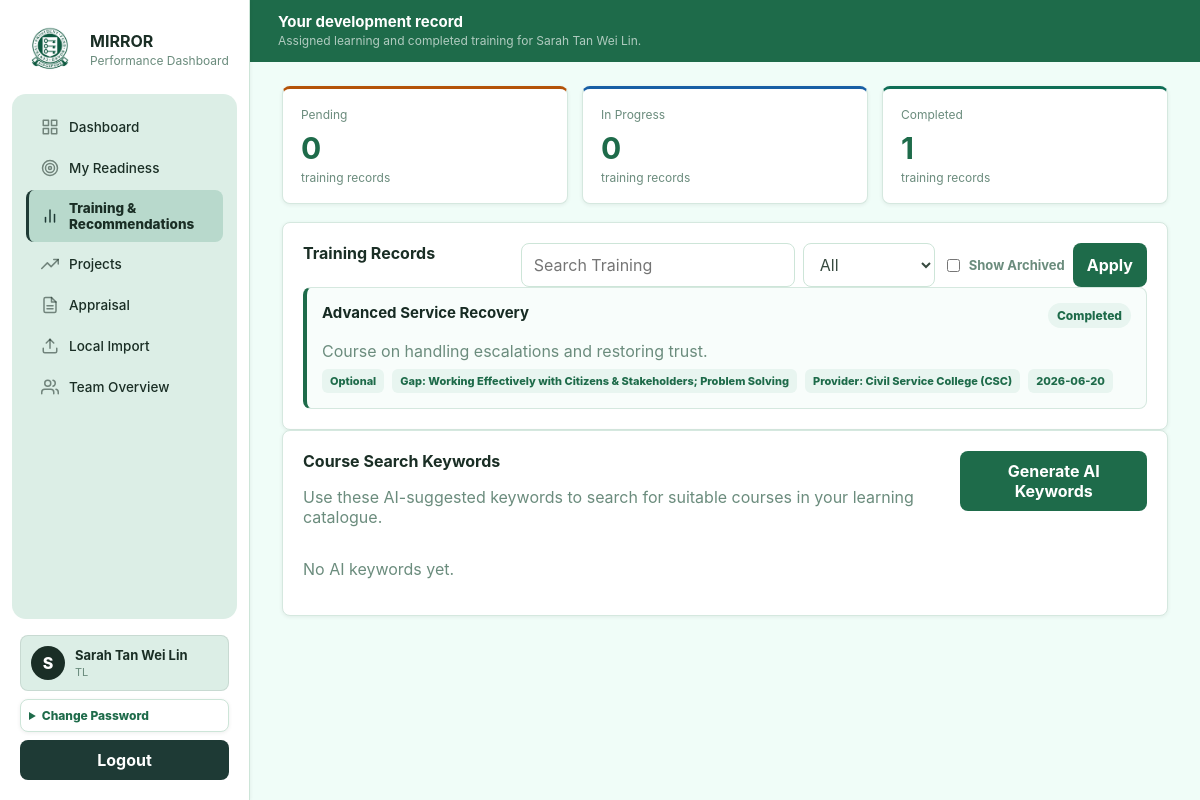
Screenshot of /training (signed in) with the database file from the repository.
### tables this page shows
CREATE TABLE "users" (
              id TEXT PRIMARY KEY,
              username TEXT NOT NULL UNIQUE,
              password_hash TEXT NOT NULL,
              name TEXT NOT NULL,
              role TEXT NOT NULL CHECK (role IN ('CSE', 'TL', 'CSM', 'AH', 'Admin')),
              record_version INTEGER NOT NULL DEFAULT 1,
              updated_at TEXT NOT NULL DEFAULT CURRENT_TIMESTAMP
            );

CREATE TABLE training_records (
  id INTEGER PRIMARY KEY AUTOINCREMENT,
  officer_id TEXT NOT NULL,
  title TEXT NOT NULL,
  provider TEXT NOT NULL DEFAULT '',
  status TEXT NOT NULL CHECK(status IN ('Pending', 'In Progress', 'Completed')),
  assigned_date TEXT,
  completed_date TEXT,
  notes TEXT NOT NULL DEFAULT '',
  updated_at TEXT NOT NULL DEFAULT CURRENT_TIMESTAMP, training_type TEXT NOT NULL DEFAULT 'Optional', description TEXT NOT NULL DEFAULT '', assigned_by TEXT NOT NULL DEFAULT 'CPF Board', competency_gap TEXT NOT NULL DEFAULT '',
  FOREIGN KEY(officer_id) REFERENCES users(id)
);

### app.py (the view)
@app.route("/training")
@login_required
def training_page():
    visible, officer = resolve_visible_officer()
    data = training_for(
        officer["id"],
        search=request.args.get("search", ""),                  ## reads ?search=... from the URL (searchbar)
        status=request.args.get("status", "All"),               ## status reads the dropdown value ("All", "Pending", "In Progress", "Completed")
        show_archived=request.args.get("show_archived") == "1"        ## checks whether archived checkbox was ticked
    )
    data["keyword_recommendations"] = session.get(f"training_keywords_{officer['id']}", [])
    return render_page(
        "training.html",
        users=visible,
        officer=officer,
        data=data,
    )

### app.py (called while the page is built)
def current_user():
    user_id = session.get("user_id")
    return find_user(user_id) if user_id else None

def login_required(fn):
    @wraps(fn)
    def wrapper(*args, **kwargs):
        if not current_user():
            return redirect(url_for("login"))
        return fn(*args, **kwargs)
    return wrapper

def render_page(template_name, **page_data):
    user = current_user()
    page_data["logged_in_user"] = user
    visible = visible_users(user, list_users()) if user else []
    viewed_user_id = session.get("view_as_id")
    viewed_user = find_user(viewed_user_id) if viewed_user_id else user
    nav_user = viewed_user if user and user["role"] == "Admin" and viewed_user and viewed_user["id"] != user["id"] else user
    page_data["viewed_user"] = viewed_user
    page_data["nav_user"] = nav_user
    page_data["viewing_options"] = visible
    return render_template(template_name, **page_data)

def resolve_visible_officer():
    user = current_user()
    users = list_users()
    visible = visible_users(user, users)
    officer_id = (
        request.values.get("officer_id")
        or session.get("view_as_id")
        or user["id"]
    )
    if user["role"] == "CSE":
        officer_id = user["id"]
    officer = find_user(officer_id)
    if officer is None:
        officer = user
    if not can_view_user(user, officer):
        abort(403)
    return visible, officer

### db.py (called while the page is built)
def db_path() -> Path:
    return Path(os.getenv("MIRROR_DB_PATH", str(DEFAULT_DB))).resolve()

def connect(path: Path | None = None) -> sqlite3.Connection:
    path = path or db_path()                            ## If caller gives a path, use it. Otherwise use normal app DB path.
    path.parent.mkdir(parents=True, exist_ok=True)      ## create the folder if missing
    conn = sqlite3.connect(path)                        ## opens the DB file, if file does not exist, SQLite can create it
    conn.row_factory = sqlite3.Row                      ## makes rows accessible by column name row["username"] (instead of just index row[0])
    conn.execute("PRAGMA foreign_keys = ON")            ## turns on foreign keys
    conn.execute("PRAGMA journal_mode = WAL")           ## WAL mode helps SQLite handle read/writes more smoothly
    return conn                                         ## return the open connection

def row_to_dict(row: sqlite3.Row | None) -> dict[str, Any] | None:
    return dict(row) if row else None

### templates/training.html (shortened to what this page needs)
{% extends "base.html" %}
{% block content %}
<header class="page-header">
  <div>
    <h1>Your development record</h1>
    <p>Assigned learning and completed training for {{ officer.name }}.</p>
  </div>
</header>
<section class="training-counts">
  {% for status in ["Pending", "In Progress", "Completed"] %}
  <article class="metric training-status {{ status|lower|replace(' ', '-') }}">
    <span>{{ status }}</span>
    <strong>{{ data.counts[status] }}</strong>
    <small>training records</small>
  </article>
  {% endfor %}
</section>
<section class="panel">
  <div class="row-between training-records-header">
    <h2>Training Records</h2>
    <form method="get" class="filter-controls training-filters">
      <input name="search" value="{{ data.filters.search }}" placeholder="Search Training">
      <select name="status">
        {% for status in ["All", "Pending", "In Progress", "Completed"] %}
        <option value="{{status}}" {% if data.filters.status==status %} selected {% endif %}>
          {{status}}
        </option>
        {% endfor %}
      </select>
      <label class="checkbox-control">
        <input type="checkbox" name="show_archived" value="1" {% if data.filters.show_archived %} checked {% endif %}>
        Show Archived
      </label>
      <button type="submit">Apply</button>
    </form>
  </div>
  <div class="training-list">
    {% for record in data.records %}
    <article class="training-record">
      <div class="training-record-main">
        <div class="training-record-title">
          <strong>{{ record.title }}</strong>
          <span class="status-badge">{{ record.status }}</span>
        </div>
        <p>{{ record.description or "Course description has not been added yet." }}</p>
        <div class="training-meta">
          <span>{{ record.training_type or "Optional" }}</span>
          <span>Gap: {{ record.competency_gap or "Not specified" }}</span>
          <span>Provider: {{ record.provider or "CPF Board" }}</span>
          <span>{{ record.completed_date or record.assigned_date or "Date not set" }}</span>
        </div>
      </div>
    </article>
    {% else %}
    <p class="muted">No training records have been assigned yet.</p>
    {% endfor %}
  </div>
</section>
<section class="panel">
  <div class="row-between training-records-header">
    <div>
      <h2>Course Search Keywords</h2>
      <p class="muted">Use these AI-suggested keywords to search for suitable courses in your learning catalogue.</p>
    </div>
    <div class="training-actions">
      <form method="post" action="{{ url_for('generate_training_search_keywords') }}">
        <button type="submit">Generate AI Keywords</button>
      </form>
    </div>
  </div>
  <div class="keyword-list">
    {% for item in data.keyword_recommendations %}
    <article class="keyword-card">
      <strong>{{ item.keyword }}</strong>
      <span>{{ item.competency_gap or "General development" }}</span>
      <p>{{ item.reason or "Search this keyword to find relevant training." }}</p>
    </article>
    {% else %}
    <p class="muted">No AI keywords yet.</p>
    {% endfor %}
  </div>
</section>
{% endblock %}

### templates/base.html (shortened to what this page needs)
<!doctype html>
<html lang="en">
<head>
  <link rel="stylesheet" href="{{ url_for('static', filename='css/app.css', v='flash-overlay-1') }}">
</head>
<body>
  {% if logged_in_user %}
  <aside class="sidebar">
    <div class="brand">
      <img class="brand-mark" src="{{ url_for('static', filename='img/cpf.jpeg') }}" alt="CPF">
      <div>
        <strong>MIRROR</strong>
        <span>Performance Dashboard</span>
      </div>
    </div>
    <nav>
      {% if nav_user.role != "Admin" %}
      <a class="{{ 'active' if request.endpoint == 'dashboard' else '' }}" href="{{ url_for('dashboard') }}">
        <span class="nav-icon"><svg viewBox="0 0 24 24"><rect x="3" y="3" width="7" height="7"></rect><rect x="14" y="3" width="7" height="7"></rect><rect x="14" y="14" width="7" height="7"></rect><rect x="3" y="14" width="7" height="7"></rect></svg></span>
        <span>Dashboard</span>
      </a>
      <a class="{{ 'active' if request.endpoint == 'readiness_page' else '' }}" href="{{ url_for('readiness_page') }}">
        <span class="nav-icon"><svg viewBox="0 0 24 24"><circle cx="12" cy="12" r="10"></circle><circle cx="12" cy="12" r="6"></circle><circle cx="12" cy="12" r="2"></circle></svg></span>
        <span>My Readiness</span>
      </a>
      <a class="{{ 'active' if request.endpoint == 'training_page' else '' }}" href="{{ url_for('training_page') }}">
        <span class="nav-icon"><svg viewBox="0 0 24 24"><line x1="18" y1="20" x2="18" y2="10"></line><line x1="12" y1="20" x2="12" y2="4"></line><line x1="6" y1="20" x2="6" y2="14"></line></svg></span>
        <span>Training & Recommendations</span>
      </a>
      <a class="{{ 'active' if request.endpoint == 'projects_page' else '' }}" href="{{ url_for('projects_page') }}">
        <span class="nav-icon"><svg viewBox="0 0 24 24"><polyline points="23 6 13.5 15.5 8.5 10.5 1 18"></polyline><polyline points="17 6 23 6 23 12"></polyline></svg></span>
        <span>Projects</span>
      </a>
      <a class="{{ 'active' if request.endpoint == 'appraisal_page' else '' }}" href="{{ url_for('appraisal_page') }}">
        <span class="nav-icon"><svg viewBox="0 0 24 24"><path d="M14 2H6a2 2 0 0 0-2 2v16a2 2 0 0 0 2 2h12a2 2 0 0 0 2-2V8z"></path><polyline points="14 2 14 8 20 8"></polyline><line x1="8" y1="13" x2="16" y2="13"></line><line x1="8" y1="17" x2="16" y2="17"></line></svg></span>
        <span>Appraisal</span>
      </a>
      <a class="{{ 'active' if request.endpoint == 'local_import_page' else '' }}" href="{{ url_for('local_import_page') }}">
        <span class="nav-icon"><svg viewBox="0 0 24 24"><path d="M21 15v4a2 2 0 0 1-2 2H5a2 2 0 0 1-2-2v-4"></path><polyline points="17 8 12 3 7 8"></polyline><line x1="12" y1="3" x2="12" y2="15"></line></svg></span>
        <span>Local Import</span>
      </a>
      {% endif %}
      {% if nav_user.role in ["TL", "CSM", "AH"] %}
      <a class="{{ 'active' if request.endpoint == 'team' else '' }}" href="{{ url_for('team') }}">
        <span class="nav-icon"><svg viewBox="0 0 24 24"><path d="M17 21v-2a4 4 0 0 0-4-4H5a4 4 0 0 0-4 4v2"></path><circle cx="9" cy="7" r="4"></circle><path d="M23 21v-2a4 4 0 0 0-3-3.87"></path><path d="M16 3.13a4 4 0 0 1 0 7.75"></path></svg></span>
        <span>Team Overview</span>
      </a>
      {% endif %}
    </nav>
    <div class="sidebar-footer">
      <div class="sidebar-profile">
        <span class="profile-avatar">{{ logged_in_user.name[:1] }}</span>
        <div>
          <strong>{{ logged_in_user.name }}</strong>
          <small>{{ logged_in_user.role }}</small>
        </div>
      </div>
      <details class="password-panel">
        <summary>Change Password</summary>
      </details>
      <form method="post" action="{{ url_for('logout') }}">
        <button class="ghost-button" type="submit">Logout</button>
      </form>
    </div>
  </aside>
  {% endif %}
  <main class="{{ 'shell' if logged_in_user else 'login-shell' }}">
    {% block content %}{% endblock %}
  </main>
</body>
</html>

### rows the page displays
users: name "S", name "Sarah Tan Wei Lin", role "TL"
training_records: title "Advanced Service Recovery", status "Completed", description "Course on handling escalations and restoring trust.", training_type "Optional", competency_gap "Working Effectively with Citizens & Stakeholders; Problem Solving", provider "Civil Service College (CSC)", completed_date "2026-06-20"

### other values shown
{{ status }} "Pending" "In Progress" "Completed"
{{ data.counts[status] }} "0" "0" "1"
form field status "All"
